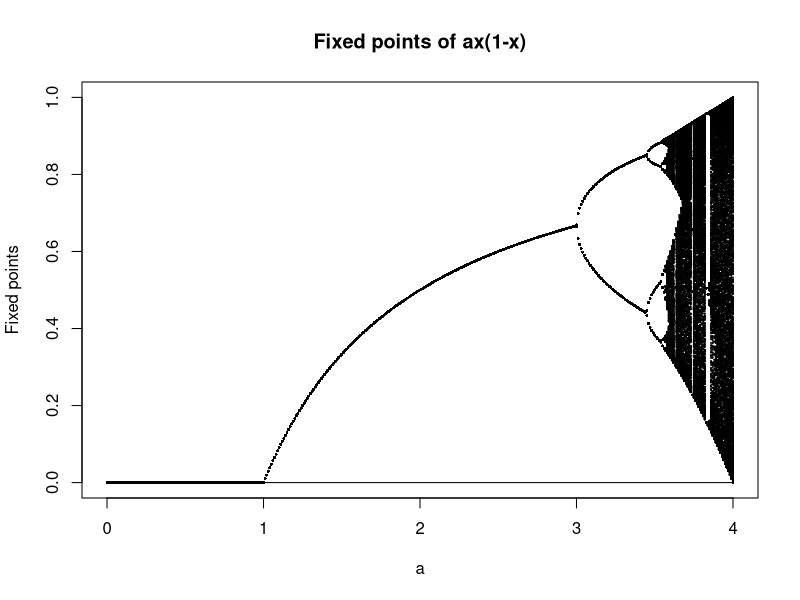

The R script that drew this image:
a <- seq(0,4,0.01)

logistic.fn <- function(d, x) {d*x*(1-x)}

plot(a, numeric(length(a)), type='l', ylim = c(0,1), xlim = c(0,4), ylab='Fixed points', main='Fixed points of ax(1-x)')

b <- numeric(1000)

for (i in a) {
  b[1] <- 0.2
  for (j in 2:10000) {
    b[j] = logistic.fn(i, b[j-1])
  }
  points(numeric(1000)+i, b[9001:10000], cex=0.1)
}